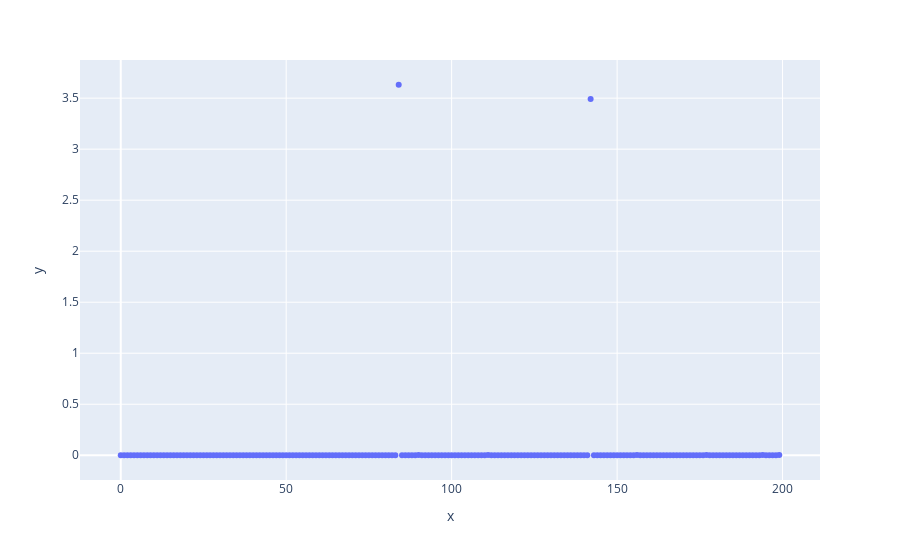

The notebook cell saved with this chart:
### Code cell
fig6 = px.scatter(x=df['Unnamed: 0'], y=df['absErr_2'])
fig6.show()

### Figure 1 — Plotly figure (JSON) as saved in the notebook; plotly's stock layout.template omitted (floating-point values rounded to 4 significant figures; data arrays with more than 128 entries replaced by an {"elided": "..."} marker saying what was removed)
{"data": [{"hovertemplate": "x=%{x}<br>y=%{y}<extra></extra>", "legendgroup": "", "marker": {"color": "#636efa", "symbol": "circle"}, "mode": "markers", "name": "", "orientation": "v", "showlegend": false, "type": "scatter", "x": {"elided": "200 int values"}, "xaxis": "x", "y": {"elided": "200 float values"}, "yaxis": "y"}], "layout": {"legend": {"tracegroupgap": 0}, "margin": {"t": 60}, "xaxis": {"anchor": "y", "domain": [0, 1], "title": {"text": "x"}}, "yaxis": {"anchor": "x", "domain": [0, 1], "title": {"text": "y"}}}}
